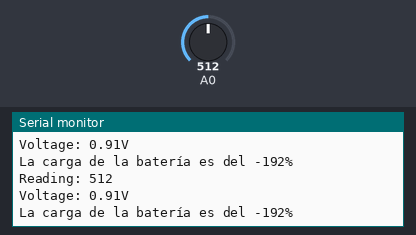
Bench run of a sketch on a simulated Arduino Uno, built with avr-gcc and run on an emulated ATmega328P. Parts: the last lines printed to the serial monitor. The test bench sets the inputs (shaded band); at power-on: A0 = 512.

Above: at 2.8 s.
2.9 s: A0 set to 716
At 4.7 s:
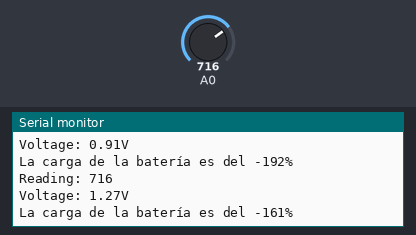
5.6 s: A0 set to 900
At 7.4 s:
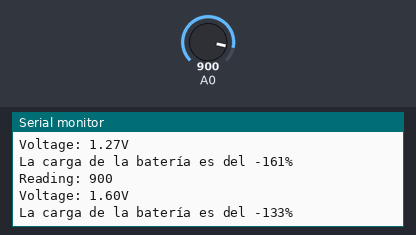
Timing chart, 0 to 8.9 s (numbered marks = the images above; inputs shaded):
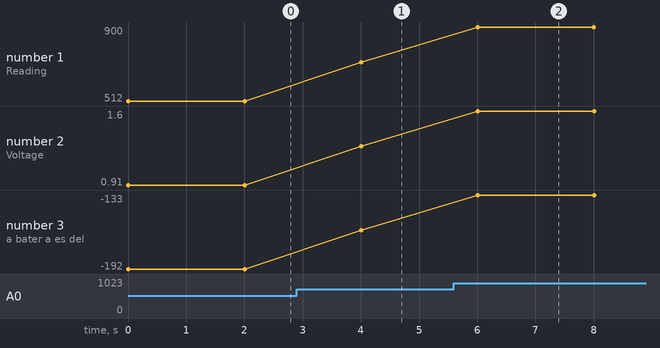

The sketch:

read_voltage_firebeetle.ino
```cpp
void setup() {

    Serial.begin(115200);
}

void loop() {
  // put your main code here, to run repeatedly:

    int vref = 1100; //voltage reference
    uint16_t v = analogRead(A0); //a0 is the gpio for the battery, you need to solder the 0 resistance near the TP4056 chip
    Serial.print("Reading: ");
    Serial.println(v);
    float battery_voltage = ((float)v /4095.0) * 2.0 * 3.3 * (vref/1000.0); //to calculate the voltage
    String voltage = "Voltage: " + String(battery_voltage) + "V"; //output of the voltage
    Serial.println(voltage);
    int charge = map(v, 1770, 2423, 0, 100); //function to calculate the percentage


    String result = "La carga de la batería es del " + String(charge) +"%"; //percentage output
    Serial.println();
    Serial.println(result);
    Serial.println();
    delay(2000);
}
```

Measured:
- after the input at 2.9 s, the serial monitor: prints a new line after 1.1 s (image 1)
- after the input at 5.6 s, the serial monitor: prints a new line after 0.40 s (image 2)
- plotted number 1: 512 → 716 after the input at 2.9 s, 716 → 900 after the input at 5.6 s
- plotted number 2: 0.91 → 1.27 after the input at 2.9 s, 1.27 → 1.6 after the input at 5.6 s
- plotted number 3: -192 → -161 after the input at 2.9 s, -161 → -133 after the input at 5.6 s
